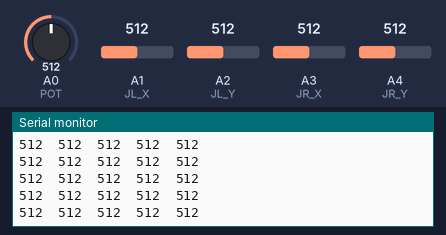
Simulated run of this sketch. Board: Arduino Uno, built with avr-gcc and run on an emulated ATmega328P. Parts: the last lines printed to the serial monitor. The test bench sets the inputs (shaded band); at power-on: A1 (JL_X) = 512, A4 (JR_Y) = 512, A0 (POT) = 512, A2 (JL_Y) = 512, A3 (JR_X) = 512.

Above: at 2.7 s.
2.8 s: A1 (JL_X) set to 105
At 2.86 s:
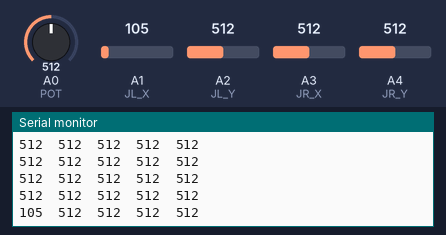
5.8 s: A1 (JL_X) set to 88
At 5.8 s:
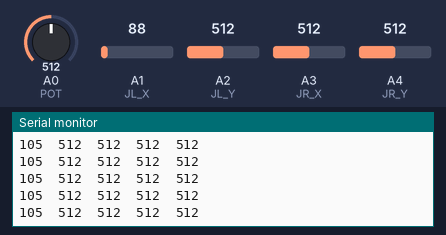
10.3 s: A4 (JR_Y) set to 104
At 10.36 s:
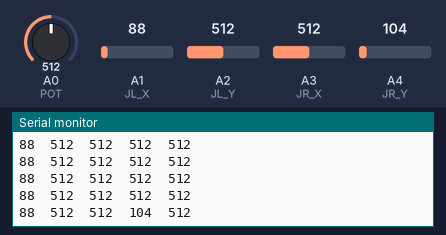
13.3 s: A4 (JR_Y) set to 93
At 13.3 s:
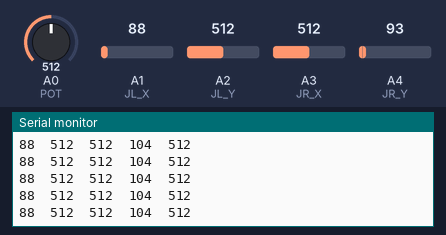
Timing chart, 0 to 15.8 s (numbered marks = the images above; inputs shaded):
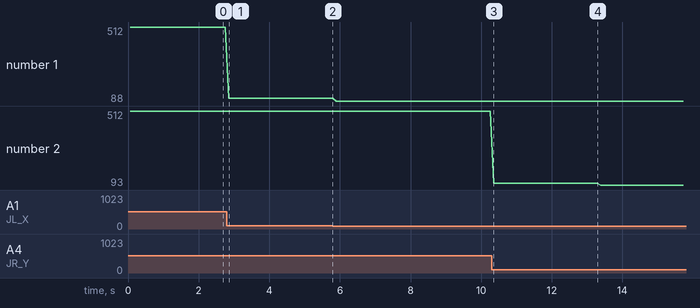

The sketch:

Test_NonRF.ino
```cpp
// Pin assignments
const int JL_X = A1;  // Left joystick X-axis
const int JL_Y = A2;  // Left joystick Y-axis
const int JR_X = A3;  // Right joystick X-axis
const int JR_Y = A4;  // Right joystick Y-axis
const int POT = A0;   // Potentiometer

// Variables to store readings
int jl_x_val, jl_y_val, jr_x_val, jr_y_val, pot_val;

void setup() {
  // Initialize serial communication
  Serial.begin(9600);

  // Print header
  Serial.println("Joystick & Potentiometer Values:");
  Serial.println("JL_X\tJL_Y\tJR_X\tJR_Y\tPOT");
}

void loop() {
  // Read all analog inputs
  jl_x_val = analogRead(JL_X);
  jl_y_val = analogRead(JL_Y);
  jr_x_val = analogRead(JR_X);
  jr_y_val = analogRead(JR_Y);
  pot_val = analogRead(POT);

  // Print values in a tab-separated format
  Serial.print(jl_x_val);
  Serial.print("\t");
  Serial.print(jl_y_val);
  Serial.print("\t");
  Serial.print(jr_x_val);
  Serial.print("\t");
  Serial.print(jr_y_val);
  Serial.print("\t");
  Serial.println(pot_val);

  // Small delay for readability
  delay(100);
}
```

Measured:
- after the input at 2.8 s, the serial monitor: prints a new line after 0.05 s (image 1)
- after the input at 10.3 s, the serial monitor: prints a new line after 0.05 s (image 3)
- plotted number 1: 512 → 105 after the input at 2.8 s, 105 → 88 after the input at 5.8 s
- plotted number 2: 512 → 104 after the input at 10.3 s, 104 → 93 after the input at 13.3 s
